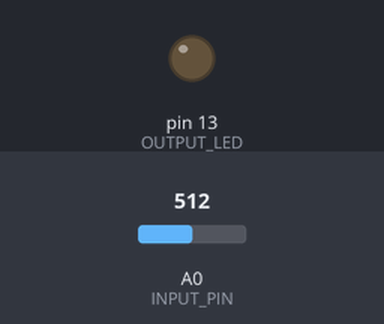
Simulated run of this sketch. Board: Arduino Uno, built with avr-gcc and run on an emulated ATmega328P. Parts: output pins drawn as LEDs (lit = HIGH). Inputs (shaded band) come from the test bench; at power-on: A0 (INPUT_PIN) = 512.

Above: at 1.2 s.
1.3 s: A0 (INPUT_PIN) set to 531
At 2.4 s:
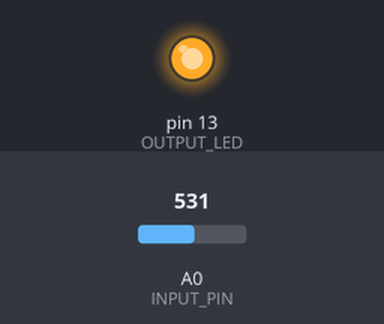
2.8 s: A0 (INPUT_PIN) set to 511
At 4.0 s:
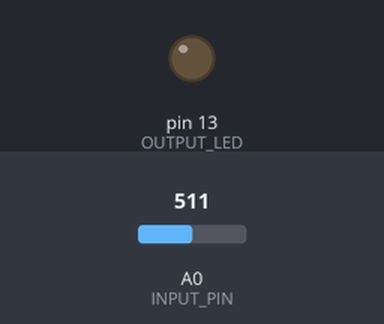
4.3 s: A0 (INPUT_PIN) set to 716
At 4.7 s:
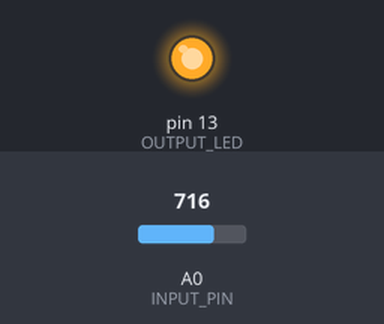
Timing chart, 0 to 7.3 s (numbered marks = the images above; inputs shaded):
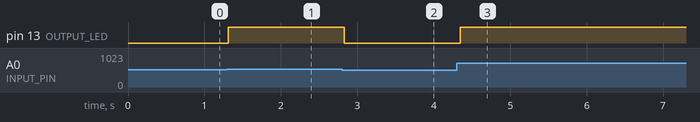

Measured:
- the behaviour switches between 513 and 514 on A0 (INPUT_PIN) (found by bisection; images 0 and 1)
- after the input at 1.3 s, pin 13 (OUTPUT_LED): LOW → HIGH at once
- after the input at 2.8 s, pin 13 (OUTPUT_LED): HIGH → LOW at once
- after the input at 4.3 s, pin 13 (OUTPUT_LED): LOW → HIGH at once

The sketch:

L4_FSR-Based_LED_Fade.ino
```cpp
const int INPUT_PIN = A0;
const int OUTPUT_LED = LED_BUILTIN;
const int DELAY_MS = 50;

void setup() {
  pinMode(INPUT_PIN, INPUT);
  pinMode(OUTPUT_LED, OUTPUT);
}

void loop() {
  int fsrReading = analogRead(INPUT_PIN);
  int ledBrightness = map(fsrReading, 0, 1023, 0, 255);
  analogWrite(OUTPUT_LED, ledBrightness);

  Serial.print(fsrReading);
  Serial.print(",");
  Serial.println(ledBrightness);

  delay(DELAY_MS);
}
```
